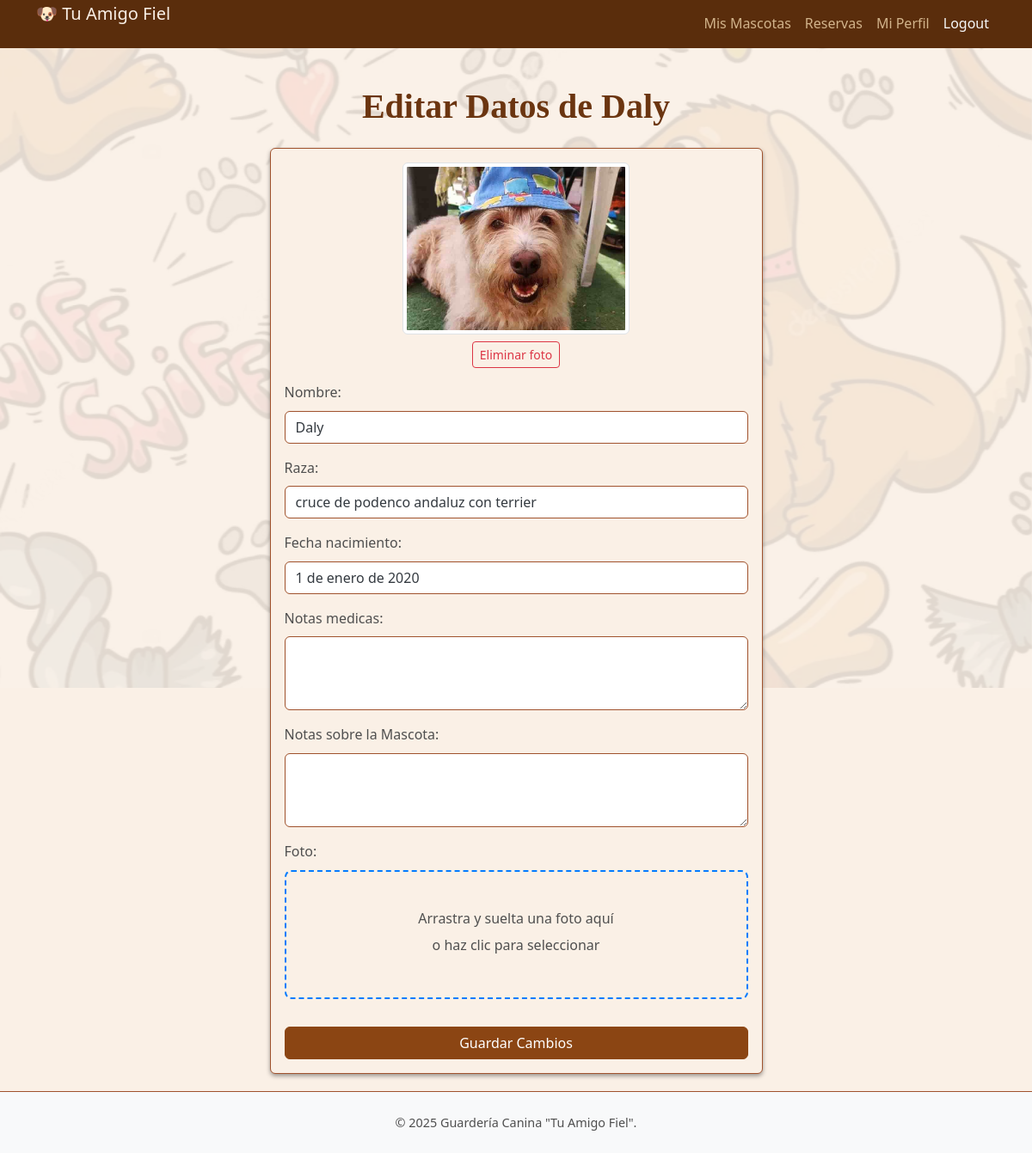
/daycare/editar/6/ (signed in), run on the app's committed database.
### daycare/models.py (models this page shows, shortened)
class Pet(models.Model):
    owner = models.ForeignKey(Owner, on_delete=models.CASCADE, related_name='pets') # Relación muchos-a-uno con Dueño
    nombre = models.CharField(max_length=100)
    raza = models.CharField(max_length=100, blank=True, null=True)
    fecha_nacimiento = models.DateField(blank=True, null=True)
    foto = models.ImageField(upload_to='pets_photos/', blank=True, null=True)
    notas_medicas = models.TextField(blank=True, null=True) # Alergias, medicaciones, etc.
    comportamiento_notas = models.TextField(blank=True, null=True, verbose_name='Notas sobre la Mascota') # Cómo se lleva con otros perros, etc.

### daycare/views.py (the view)
# urls.py: path('editar/<int:pk>/', views.editar_mascota, name='editar_mascota'),
@login_required
def editar_mascota(request, pk): # Espera el ID (pk) de la mascota a editar
    mascota = get_object_or_404(Pet, pk=pk)
    if mascota.owner.user != request.user:
        messages.error(request, 'No tienes permiso para editar esta mascota.') # Añade un mensaje de error
        return redirect('daycare:home') # Redirige a la lista de sus mascotas
    if request.method == 'POST':
        form = PetForm(request.POST, request.FILES, instance=mascota)
        if form.is_valid():
            if form.cleaned_data.get('foto') is False: # Usar .get() para manejar el caso si el campo no está en el form
                if mascota.foto: # Verifica si el campo foto de la instancia tiene un archivo
                    try:
                        mascota.foto.delete(save=False) # save=False para no guardar inmediatamente, lo guardará el form.save()
                        messages.info(request, 'Foto anterior eliminada.')
                    except Exception as e:
                        messages.error(request, f'Error al eliminar la foto anterior: {e}')
            form.save()
            messages.success(request, f'Los datos de {mascota.nombre} se han actualizado correctamente.')
            return redirect('daycare:detalle_mascota', pk=mascota.pk) # Redirigir a detalles
    else:
        form = PetForm(instance=mascota)
    return render(request, 'daycare/editar_mascota.html', {'form': form, 'mascota': mascota})

### daycare/forms.py
class PetForm(forms.ModelForm):
    class Meta:
        model = Pet
        fields = ['nombre', 'raza', 'fecha_nacimiento', 'notas_medicas', 'comportamiento_notas', 'foto']
        widgets = {
            'nombre': forms.TextInput(attrs={'class': 'form-control'}),
            'raza': forms.TextInput(attrs={'class': 'form-control'}),
            'fecha_nacimiento': forms.DateInput(attrs={'type': 'date', 'class': 'form-control'}),
            'notas_medicas': forms.Textarea(attrs={'rows': 4, 'class': 'form-control'}),
            'comportamiento_notas': forms.Textarea(attrs={'rows': 4, 'class': 'form-control'}),
            'foto': forms.FileInput(attrs={'class': 'form-control'}), # FileInput también usa form-control
        }

### daycare/templates/daycare/editar_mascota.html (shortened to what this page needs)
{% extends 'base.html' %}
{% load static %}
{% block extra_css %}
    <link rel="stylesheet" href="https://unpkg.com/flatpickr@4.6.13/dist/flatpickr.min.css">
 {% endblock %}
 {% block content %}
     <h1 class="mb-4 text-center">Editar Datos de {{ mascota.nombre }}</h1>
     <div class="row justify-content-center">
         <div class="col-md-8 col-lg-6">
             <div class="card shadow-sm">
                 <div class="card-body">
                     <form method="post" enctype="multipart/form-data">
                         <div id="existing-photo-section">
                            {% if mascota.foto %}
                                <div class="mb-3 d-flex flex-column align-items-center">
                                    <img src="{{ mascota.foto.url }}" alt="Foto de {{ mascota.nombre }}" class="img-thumbnail mb-2" style="max-height: 200px; max-width: 100%; object-fit: cover;">
                                    <button type="button" id="delete-photo-button" class="btn btn-outline-danger btn-sm">Eliminar foto</button>
                                </div>
                            {% else %}
                                 <div class="mb-3 text-center text-muted">
                                     <p>No hay foto actual.</p>
                                 </div>
                            {% endif %}
                         </div>
                         <div class="mb-3">
                             <label for="{{ form.nombre.id_for_label }}" class="form-label">{{ form.nombre.label }}:</label>
                             <input type="text"
                                    name="{{ form.nombre.name }}"
                                    id="{{ form.nombre.id_for_label }}"
                                    class="form-control {% if form.nombre.errors %}is-invalid{% endif %}"
                                    value="{{ form.nombre.value|default:'' }}">
                         </div>
                         <div class="mb-3">
                             <label for="{{ form.raza.id_for_label }}" class="form-label">{{ form.raza.label }}:</label>
                             <input type="text"
                                    name="{{ form.raza.name }}"
                                    id="{{ form.raza.id_for_label }}"
                                    class="form-control {% if form.raza.errors %}is-invalid{% endif %}"
                                    value="{{ form.raza.value|default:'' }}">
                         </div>
                         <div class="mb-3">
                             <label for="{{ form.fecha_nacimiento.id_for_label }}" class="form-label">{{ form.fecha_nacimiento.label }}:</label>
                             <input type="text"
                                    name="{{ form.fecha_nacimiento.name }}"
                                    id="{{ form.fecha_nacimiento.id_for_label }}"
                                    class="form-control {% if form.fecha_nacimiento.errors %}is-invalid{% endif %}"
                                    value="{{ form.fecha_nacimiento.value|default:'' }}"
                                    placeholder="YYYY-MM-DD">
                         </div>
                         <div class="mb-3">
                             <label for="{{ form.notas_medicas.id_for_label }}" class="form-label">{{ form.notas_medicas.label }}:</label>
                             <textarea name="{{ form.notas_medicas.name }}"
                                       id="{{ form.notas_medicas.id_for_label }}"
                                       class="form-control {% if form.notas_medicas.errors %}is-invalid{% endif %}"
                                       rows="3">{% if form.notas_medicas.value %}{{ form.notas_medicas.value }}{% endif %}</textarea>
                         </div>
                         <div class="mb-3">
                             <label for="{{ form.comportamiento_notas.id_for_label }}" class="form-label">{{ form.comportamiento_notas.label }}:</label>
                             <textarea name="{{ form.comportamiento_notas.name }}"
                                       id="{{ form.comportamiento_notas.id_for_label }}"
                                       class="form-control {% if form.comportamiento_notas.errors %}is-invalid{% endif %}"
                                       rows="3">{% if form.comportamiento_notas.value %}{{ form.comportamiento_notas.value }}{% endif %}</textarea>
                         </div>
                         <div class="mb-3">
                            <label for="{{ form.foto.id_for_label }}" class="form-label">{{ form.foto.label }}:</label>
                            <div id="drop-zone" class="drop-zone {% if form.foto.errors %}border-danger{% endif %}">
                                 <p class="drop-zone-text">Arrastra y suelta una foto aquí</p>
                                 <p class="drop-zone-text">o haz clic para seleccionar</p>
                             </div>
                        </div>
                        <button type="submit" class="btn btn-primary mt-3 w-100">Guardar Cambios</button>
                    </form>
                 </div>
             </div>
         </div>
     </div>
 {% endblock content %}

### daycare/static/daycare/css/style.css (style rules this page uses)
:root { --color-brown-lightest: #f5f5dc; --color-brown-light: #d2b48c; --color-brown-medium: #a0522d; --color-brown-dark: #8b4513; --color-brown-darkest: #5a2d0c; --color-neutral-light: #f8f9fa; --color-neutral-dark: #343a40; --color-text-primary: var(--color-neutral-dark); --color-background-body: var(--color-brown-lightest); --color-primary: #8B4513; --color-primary-dark: #6B3510; --color-secondary: #D2B48C; --color-accent: #DAA520; --color-background: #FAF0E6; --color-card-bg: #FFFFFF; --color-text: #4F4F4F; --color-text-muted: #828282; --color-border: #E0E0E0; --color-success: #28a745; --color-danger: #dc3545; --color-warning: #ffc107; --color-info: #17a2b8; --font-family-sans-serif: system-ui, -apple-system, "Segoe UI", Roboto, "Helvetica Neue", "Noto Sans", "Liberation Sans", Arial, sans-serif, "Apple Color Emoji", "Segoe UI Emoji", "Segoe UI Symbol", "Noto Color Emoji"; --font-family-headings: 'Georgia', serif; }
body { font-family: 'Segoe UI', Tahoma, Geneva, Verdana, sans-serif; color: var(--color-text-primary); background-color: var(--color-background-body); line-height: 1.6; padding-top: 56px; display: flex; flex-direction: column; min-height: 100vh; background-color: var(--color-background); color: var(--color-text); font-family: var(--font-family-sans-serif); }
body::before { content: ""; position: fixed; top: 0; left: 0; width: 100vw; height: 100vh; z-index: -1; background-image: url('/static/daycare/images/your-pattern-image.webp'); background-size: cover; background-position: center center; background-repeat: no-repeat; background-attachment: fixed; opacity: 0.1; }
h1, h2, h3, h4, h5, h6 { color: black; margin-bottom: 0.5em; font-weight: bold; font-family: var(--font-family-headings); color: var(--color-primary-dark); }
.btn-primary { background-color: var(--color-brown-medium); border-color: var(--color-brown-dark); color: white; transition: background-color 0.3s ease, border-color 0.3s ease; background-color: var(--color-primary); border-color: var(--color-primary); }
.card { border-color: var(--color-brown-light); background-color: var(--color-card-bg); border-color: var(--color-border); }
.card { border-color: var(--color-brown-medium); background-color: var(--color-background); }
.form-control { border-color: var(--color-brown-medium); color: var(--color-text-primary); }
.card-body { padding: 1rem; }
.form-label { color: var(--color-text-primary); }
.drop-zone { border: 2px dashed var(--color-brown-medium); padding: 30px; text-align: center; cursor: pointer; border-radius: 8px; color: var(--color-brown-dark); transition: background-color 0.3s ease, border-color 0.3s ease; position: relative; min-height: 150px; display: flex; flex-direction: column; justify-content: center; align-items: center; overflow: hidden; }
body { font-family: var(--font-family-sans-serif); }
h1, h2, h3, h4, h5, h6 { font-family: var(--font-family-headings); color: var(--color-primary-dark); }
p { color: var(--color-text); }
.form-label { color: var(--color-text); font-weight: 500; }
.shadow-sm { box-shadow: 0 .15rem .35rem rgba(0, 0, 0, .375) !important; }

### daycare/templates/daycare/editar_mascota.html (style rules this page uses)
.drop-zone { border: 2px dashed #007bff; padding: 30px; text-align: center; cursor: pointer; border-radius: 8px; color: #007bff; transition: background-color 0.3s ease, border-color 0.3s ease; position: relative; min-height: 150px; display: flex; flex-direction: column; justify-content: center; align-items: center; overflow: hidden; }
.drop-zone .drop-zone-text { position: relative; z-index: 5; pointer-events: none; margin-bottom: 5px; }

### templates/base.html (style rules this page uses)
body { padding-top: 56px; }

### data on the page
Pet: nombre "Daly", foto (picture), raza "cruce de podenco andaluz con terrier", fecha_nacimiento "1 de enero de 2020"
